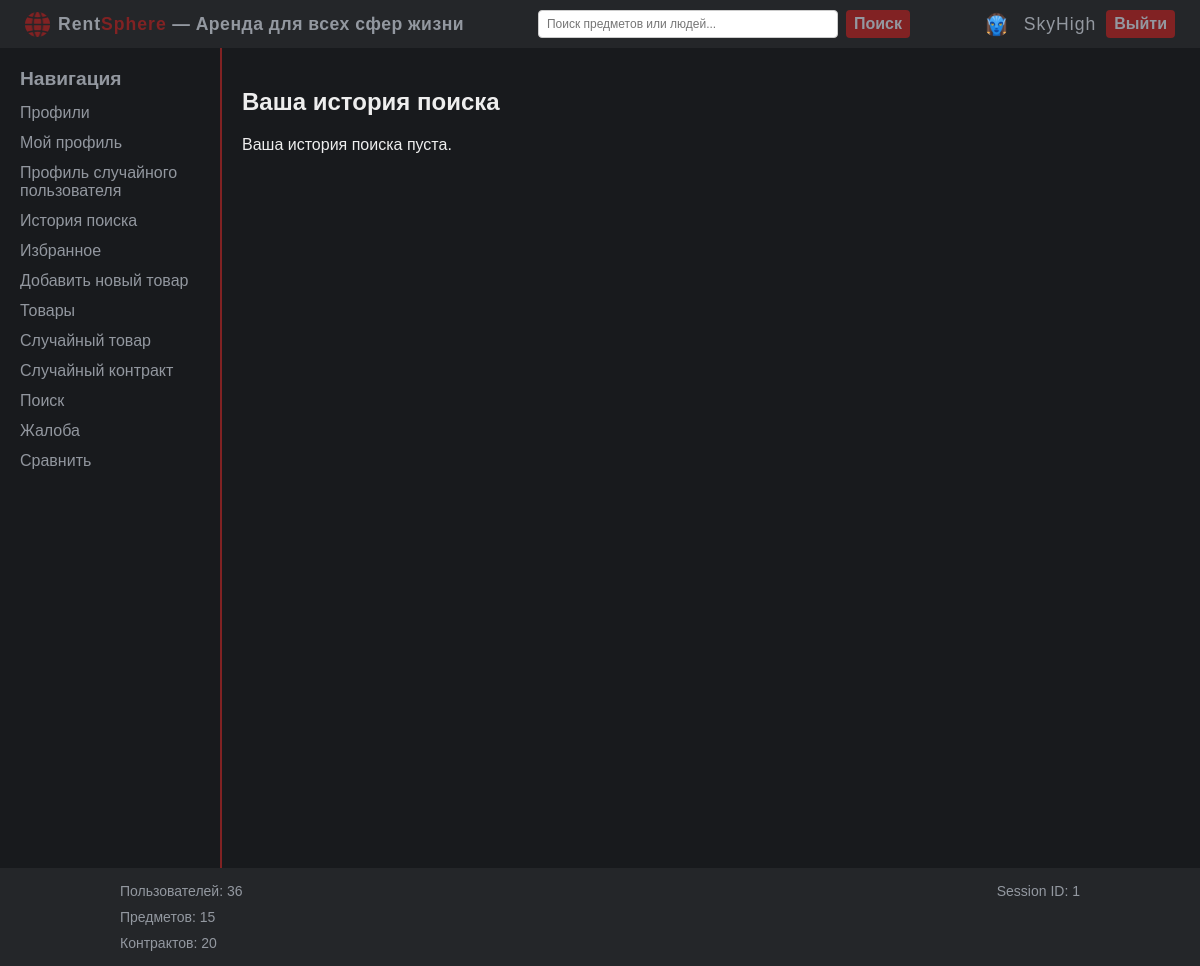
Page /search_history (signed in) on the earlier database version.
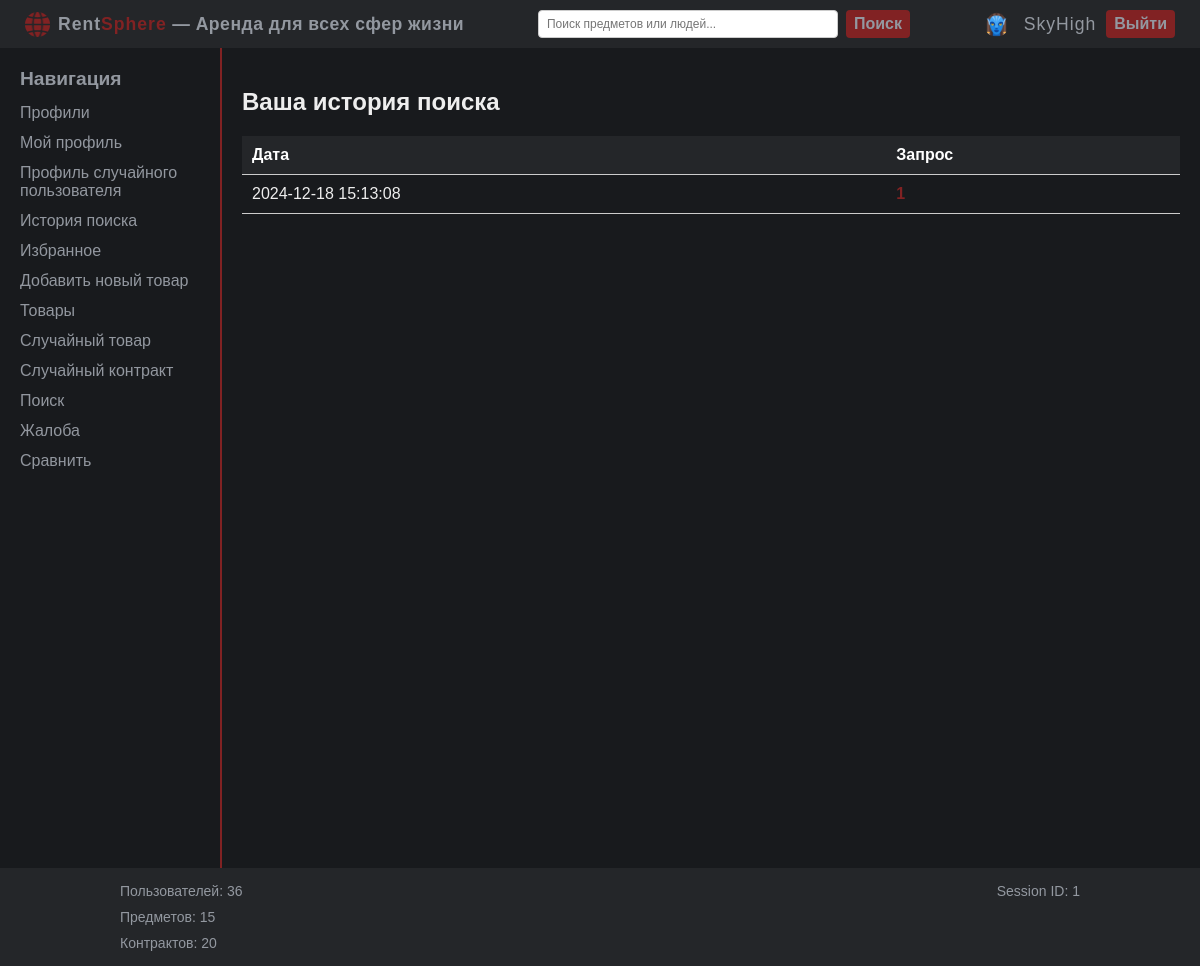
Same page on the later database version.
### models.py (models this page shows, shortened)
class User(Base):
    __tablename__ = "users"
    id = Column(Integer, primary_key=True)
    login = Column(String(100), unique=True, nullable=False)
    password = Column(String(200), nullable=False)
    ipn = Column(Integer)
    first_name = Column(String(100))
    last_name = Column(String(100))
    phone_number = Column(String(20))
    email = Column(String(100), unique=True, nullable=False)
    avatar = Column(String(255))
    register_date = Column(Integer)
    compare_items = Column(types.JSON, default=[], nullable=True)
    items = relationship("Item", backref="owner_user")

class SearchHistory(Base):
    __tablename__ = "search_history"
    user = Column(Integer, ForeignKey("users.id"), primary_key=True)
    search_text = Column(Text, nullable=False)
    timestamp = Column(String, nullable=False)
    user_relationship = relationship("User", backref="search_history")

### app.py (the view)
@app.route("/search_history", methods=["GET"])
@login_required
def search_history():
    user_id = session.get("user_id")
    search_history = models.SearchHistory.query.filter_by(user=user_id).order_by(
        models.SearchHistory.timestamp.desc()).limit(10).all()
    return render_template("search_history.html", search_history=search_history)

### app.py (called while the page is built)
def login_required(func):
    @wraps(func)
    def wrapper(*args, **kwargs):
        user_id = session.get("user_id")
        if not user_id:
            return redirect(url_for("login"))
        return func(*args, **kwargs)
    return wrapper

@app.teardown_request
def teardown_request(exceptions=None):
    db_session.remove()

@app.context_processor
def stats_data():
    session_id = session.get("user_id")
    users_total = models.User.query.count()
    items_total = models.Item.query.count()
    contracts_total = models.Contract.query.count()
    stats = {"users_total": users_total,
             "items_total": items_total,
             "contracts_total": contracts_total,
             "session_id": session_id}
    return dict(stats=stats)

@app.context_processor
def inject_user():
    user_id = session.get("user_id")
    user_data = {"id": None, "login": "Guest"}
    if user_id:
        try:
            user_id = int(user_id)
            user = models.User.query.filter_by(id=user_id).first()
            if user:
                user_data = {"id": user.id, "login": user.login}
        except (TypeError, ValueError):
            print(f"Пользователь с ID неверного типа: {type(user_id)}")
            user_data["id"] = None
            session["user_id"] = None
    return {"current_user": user_data}

### templates/search_history.html (shortened to what this page needs)
{% extends 'base.html' %}
{% block content %}
    <div class="form-container">
        <h2>Ваша история поиска</h2>
        {% if search_history %}
            <table class="search-history-table">
                <thead>
                    <tr>
                        <th>Дата</th>
                        <th>Запрос</th>
                    </tr>
                </thead>
                <tbody>
                    {% for record in search_history %}
                        <tr>
                            <td>{{ record.timestamp }}</td>
                            <td>
                                <a href="{{ url_for('search') }}?q={{ record.search_text }}" class="search-query-link">
                                    {{ record.search_text }}
                                </a>
                            </td>
                        </tr>
                    {% endfor %}
                </tbody>
            </table>
        {% else %}
            <p>Ваша история поиска пуста.</p>
        {% endif %}
    </div>
{% endblock %}

### templates/base.html (shortened to what this page needs)
<!DOCTYPE html>
<html lang="ru">
<head>
    <link rel="stylesheet" href="{{ url_for('static', filename='css/styles.css') }}">
</head>
<body>
    <div class="layout">
        <div class="header">
            <div class="header-left">
                <img src="{{ url_for('static', filename='images/logo_red.png') }}" alt="Logo" class="logo">
                <span class="brand-name"><span class="rent">Rent</span><span class="sphere">Sphere</span> — Аренда для всех сфер жизни</span>
            </div>
            <form class="header-search" action="/search" method="GET">
                <input type="text" name="q" class="search-field" placeholder="Поиск предметов или людей...">
                <button type="submit" class="search-button">Поиск</button>
            </form>
            <div class="header-right">
                {% if not current_user.id %}
                    <a href="/login">Войти</a>
                    <a href="/register">Регистрация</a>
                {% else %}
                    <img src="{{ url_for('static', filename='images/default_avatar.png') }}" alt="Аватар" class="header-avatar">
                    <span class="header-user">{{ current_user.login }}</span>
                    <a href="/logout">Выйти</a>
                {% endif %}
            </div>
        </div>
        <div class="center-container">
            <div class="sidebar">
                <span>Навигация</span>
                {% if current_user.id %}
                    <a href="/profiles">Профили</a>
                    <a href="{{ url_for('profile', user_id=current_user.id) }}">Мой профиль</a>
                    <a href="/profiles/random_user">Профиль случайного пользователя</a>
                    <a href="/profiles/search_history">История поиска</a>
                    <a href="/profiles/favorites">Избранное</a>
                    <a href="/items/add">Добавить новый товар</a>
                    <a href="/items">Товары</a>
                    <a href="/items/random_item_details">Случайный товар</a>
                    <a href="/contracts/random_contract">Случайный контракт</a>
                    <a href="/search">Поиск</a>
                    <a href="/complain">Жалоба</a>
                    <a href="/compare">Сравнить</a>
                {% endif %}
            </div>
            <div class="content-area">
                {% block content %}{% endblock %}
            </div>
        </div>
        <div class="footer">
            <table class="stats-table">
                <tr>
                    <td class="left-col">Пользователей: {{ stats.users_total }}</td>
                    <td class="right-col">Session ID: {{ stats.session_id }}</td>
                </tr>
                <tr>
                    <td class="left-col">Предметов: {{ stats.items_total }}</td>
                    <td class="right-col"></td>
                </tr>
                <tr>
                    <td class="left-col">Контрактов: {{ stats.contracts_total }}</td>
                    <td class="right-col"></td>
                </tr>
            </table>
        </div>
    </div>
</body>
</html>

### static/css/styles.css (style rules this page uses)
body { background-color: #181A1D; color: #EEEEEE; margin: 0; font-family: Arial, sans-serif; }
.header, .footer { background-color: #242629; color: #9398A0; padding: 10px; text-align: center; }
.center-container { display: flex; }
.content-area { flex-grow: 1; background-color: #181A1D; padding: 20px; color: #EEEEEE; }
.stats-table { width: 1000px; margin: 0 auto; border-collapse: collapse; }
.stats-table td { padding: 5px 20px; vertical-align: middle; border: none; font-size: 14px; }
.left-col { text-align: left; }
.right-col { text-align: right; }

### static/css/modules/sidebar.css (style rules this page uses)
.sidebar { background-color: #181A1D; color: #92979F; padding: 20px; width: 180px; height: calc(100vh - 20px); overflow-y: auto; float: left; }
.sidebar span { font-size: 1.2em; margin-bottom: 8px; display: block; font-weight: bold; }
.sidebar a { display: block; color: #92979F; text-decoration: none; padding: 6px 0; }
.sidebar + .content-area { border-left: 2px solid #812223; }

### static/css/modules/header.css (style rules this page uses)
.header { display: flex; justify-content: space-between; align-items: center; padding: 5px 10px; background-color: #242629; }
.header-left { display: flex; align-items: center; }
.logo { width: 25px; height: 25px; margin-right: 8px; margin-left: 15px; }
.brand-name { color: #9398A0; font-weight: bold; font-size: 1.1em; letter-spacing: 0.5px; }
.rent { font-weight: bold; color: #9398A0; letter-spacing: 1px; }
.sphere { font-weight: bold; color: #812223; letter-spacing: 1px; }
.header-search { display: flex; align-items: center; justify-content: center; flex: 1; }
.search-field { padding: 6px 8px; font-size: 12px; border: 1px solid #ccc; border-radius: 4px; width: 300px; box-sizing: border-box; }
.search-button { color: #9398A0; background-color: #812223; padding: 5px 8px; font-weight: bold; font-size: 1em; border: none; border-radius: 4px; cursor: pointer; margin-left: 8px; transition: background-color 0.3s ease; }
.header-right { display: flex; align-items: center; justify-content: flex-end; gap: 10px; }
.header a { color: #9398A0; background-color: #812223; padding: 5px 8px; text-decoration: none; font-weight: bold; font-size: 1em; border-radius: 4px; margin-right: 15px; transition: background-color 0.3s ease; }
.header-avatar { width: 25px; height: 25px; border-radius: 50%; margin-right: 5px; }
.header-user { color: #9398A0; font-size: 1.1em; letter-spacing: 1px; display: flex; align-items: center; }

### static/css/modules/search_history.css (style rules this page uses)
.search-history-table { width: 100%; border-collapse: collapse; margin-top: 20px; }
.search-history-table th, .search-history-table td { padding: 10px; text-align: left; border-bottom: 1px solid #ccc; }
.search-history-table th { background-color: #242629; color: #fff; }
.search-query-link { color: #812223; text-decoration: none; font-weight: bold; }

Differences in the rows shown:
added SearchHistory: timestamp "2024-12-18 15:13:08", search_text "1"
Other differences:
text no longer shown: "Ваша история поиска пуста."
text now shown: "Дата Запрос"
